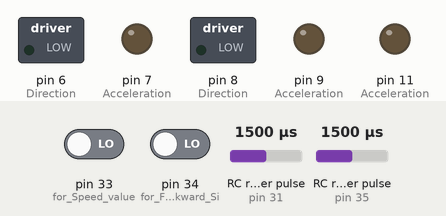
Simulated run of this sketch. Board: Arduino Mega 2560, built with avr-gcc and run on an emulated ATmega2560. Shown: switched loads named in the sketch (green lamp = pin HIGH), output pins drawn as LEDs (lit = HIGH). Wiring (inferred from the names in the program): 2 × RC receiver channel: data pin 31 / data pin 35. The inputs (shaded band) are chosen by the test bench; at power-on: RC receiver pulse (sensors on pin 35, pin 31) 1500 µs, pin 33 (for_Speed_value) LOW, pin 34 (for_Forward_-_Backward_Si) LOW. Pins used as bus, display or sensor lines are not drawn.

Above: at 1.2 s.
1.3 s: RC receiver pulse (sensor on pin 35) set to 1020 µs
At 2.8 s:
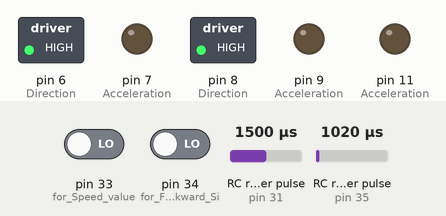
3.5 s: RC receiver pulse (sensor on pin 35) set to 1500 µs
At 5.1 s:
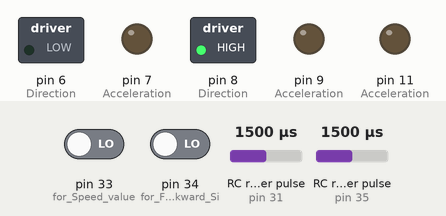
5.5 s: RC receiver pulse (sensor on pin 35) set to 1980 µs
At 7.2 s:
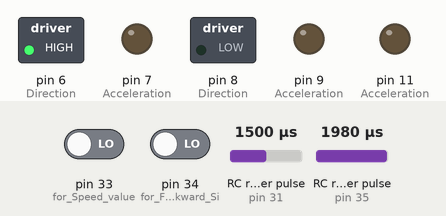
7.5 s: RC receiver pulse (sensor on pin 35) set to 1250 µs
At 8.4 s:
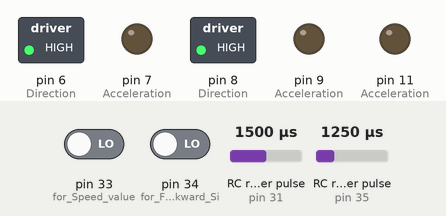
Timing chart, 0 to 10.5 s (numbered marks = the images above; inputs shaded):
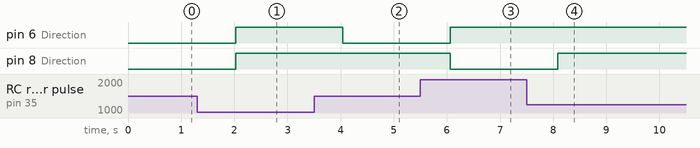

The sketch:

3W_Holonomic.ino
```cpp
//3 motor Holonomic Control  06/08/2022
int ch1,ch2,ch3,ch4,ch5,dirch,acrl;
int rotate,fbwCh;

void setup()
      {

      // For Motor 1
        pinMode(10,OUTPUT);//Direction
        pinMode(11,OUTPUT);//Acceleration
      // For Motor 2
        pinMode(8,OUTPUT);//Direction
        pinMode(9,OUTPUT);//Acceleration
      // For Motor 3
        pinMode(6,OUTPUT);//Direction
        pinMode(7,OUTPUT);//Acceleration


      //Receive PWM Sugnal from RF receiever

      pinMode(31,INPUT);// Cw CCW rotation channel 1 right Horizontal swich
      pinMode(32,INPUT);// REserve channel 2 left Horizontal swich
      pinMode(33,INPUT);// for Speed value/ acceleraton channel 3   left Verticle switch
      pinMode(34,INPUT);// for Forward - Backward Signal that attached to channel 4 right Verticle switch
      pinMode(35,INPUT);// Channel 5 Direction selection/ motor selection
      Serial.begin(9600);

      }


void loop()
      {


      ch1=pulseIn(31,HIGH);// Rotate Choice Choice
      rotate=map(ch1,990,1934,0,255);

     // ch2=pulseIn(32,HIGH);// Direction Choice
      //fbwCh=map(ch2,1191,1783,0,255);

      ch3=pulseIn(33,HIGH);// Acceleration Choice
      acrl=map(ch3,998,1982,0,255);

      ch4=pulseIn(34,HIGH);// Direction Choice
      fbwCh=map(ch4,1033,1998,0,255);

      ch5=pulseIn(35,HIGH);// Direction Choice
      dirch=map(ch5,985,1970,0,255);
    /*
      Serial.print("\nRaw Ch1 val=");
      Serial.print(ch1);
      Serial.print(" map =");
      Serial.print(rotate);
      Serial.print("Raw Ch3 val=");
      Serial.print(ch3);
      Serial.print(" map =");
      Serial.print(acrl);
      Serial.print("Raw Ch4 val=");
      Serial.print(ch4);
      Serial.print(" map =");
      Serial.print(fbwCh);
      Serial.print("Raw Ch5 val=");
      Serial.print(ch5);
      Serial.print(" map =");
      Serial.print(dirch);
*/


      if(acrl>255 or acrl<0)
      acrl=0;


      if(rotate>200)
      {
      rotate_CW(acrl);
      }
      else if(rotate<80)
      {
      rotate_ACW(acrl);
      }
      else
      {
       rotate_CW(0);
       rotate_ACW(0);
      }

//Move motor 1
      if(dirch<100 and fbwCh>200 )
      {
       move_mfbw(0,HIGH,acrl, LOW,acrl, HIGH);
      }
      else if(dirch<100 and fbwCh<80)
      {
        move_mfbw(0,HIGH,acrl, HIGH,acrl, LOW);
      }
//Move motor 2
      if((dirch>110 and dirch<150) and fbwCh>200 )
      {
       move_mfbw(acrl,HIGH,0, LOW,acrl, LOW);
      }
      else if((dirch>110 and dirch<150) and fbwCh<80)
      {
        move_mfbw(acrl,LOW,0, HIGH,acrl, HIGH);
      }

//Move motor 3
      if(dirch>200 and fbwCh<80 )
      {
       move_mfbw(acrl,HIGH,acrl, LOW,0, LOW);
      }
      else if(dirch>200 and fbwCh>200)
      {
        move_mfbw(acrl,LOW,acrl, HIGH,0, HIGH);
      }

 } //complete loop

void move_mfbw(int m1a, bool m1d,int m2a, bool m2d,int m3a, bool m3d)
{
       //Motor 1
       digitalWrite(6,m1d);
       analogWrite(7,m1a);
       //Motor 2
       digitalWrite(8,m2d);
       analogWrite(9,m2a);
       //Motor 3
       digitalWrite(10,m3d);
       analogWrite(11,m3a);
}

void rotate_CW(int acrl)
{
       digitalWrite(6,LOW);
       analogWrite(7,acrl);
       digitalWrite(8,LOW);
       analogWrite(9,acrl);
       digitalWrite(10,LOW);
       analogWrite(11,acrl);
}

void rotate_ACW(int acrl)
{
       digitalWrite(6,HIGH);
       analogWrite(7,acrl);
       digitalWrite(8,HIGH);
       analogWrite(9,acrl);
       digitalWrite(10,HIGH);
       analogWrite(11,acrl);
}
```

Measured:
- after the input at 1.3 s, pin 6 (Direction): LOW → HIGH after 0.72 s
- after the input at 3.5 s, pin 6 (Direction): HIGH → LOW after 0.54 s
- after the input at 5.5 s, pin 6 (Direction): LOW → HIGH after 0.56 s; pin 8 (Direction): HIGH → LOW after 0.56 s
- after the input at 7.5 s, pin 8 (Direction): LOW → HIGH after 0.58 s
